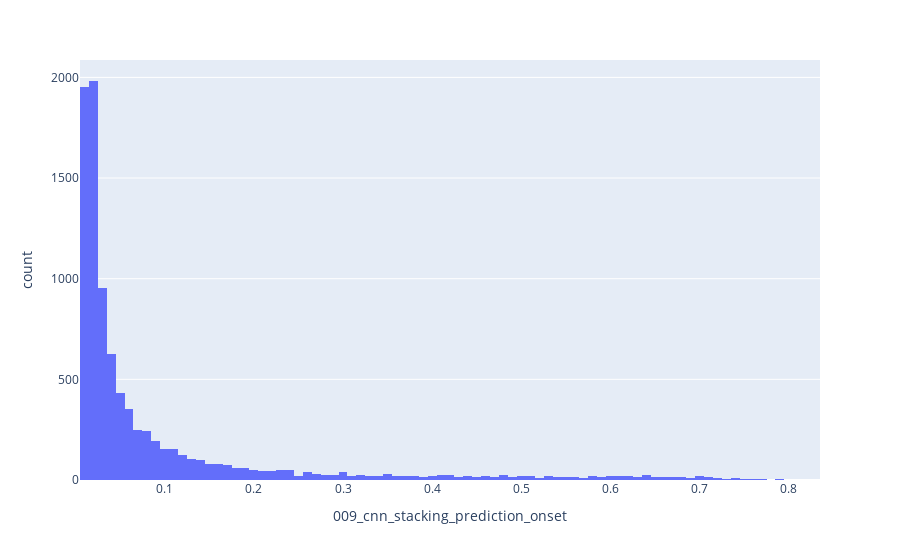
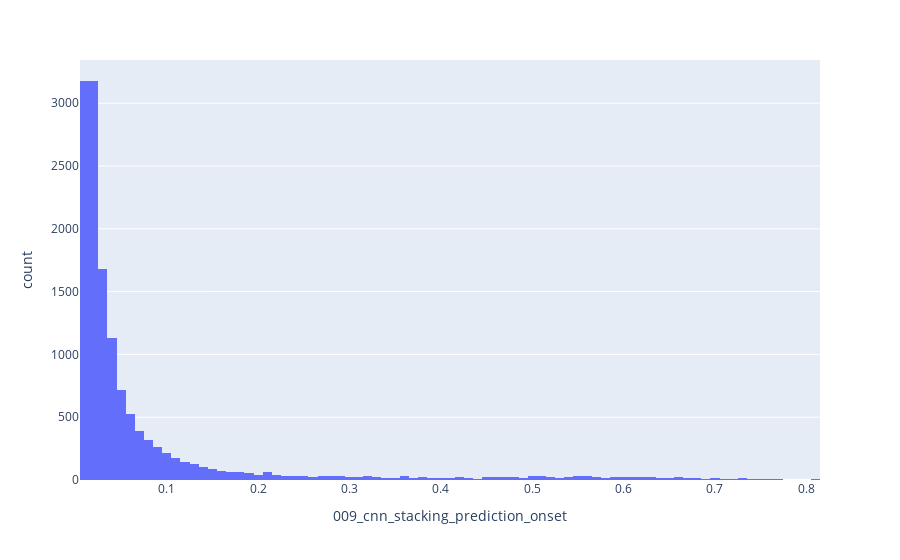
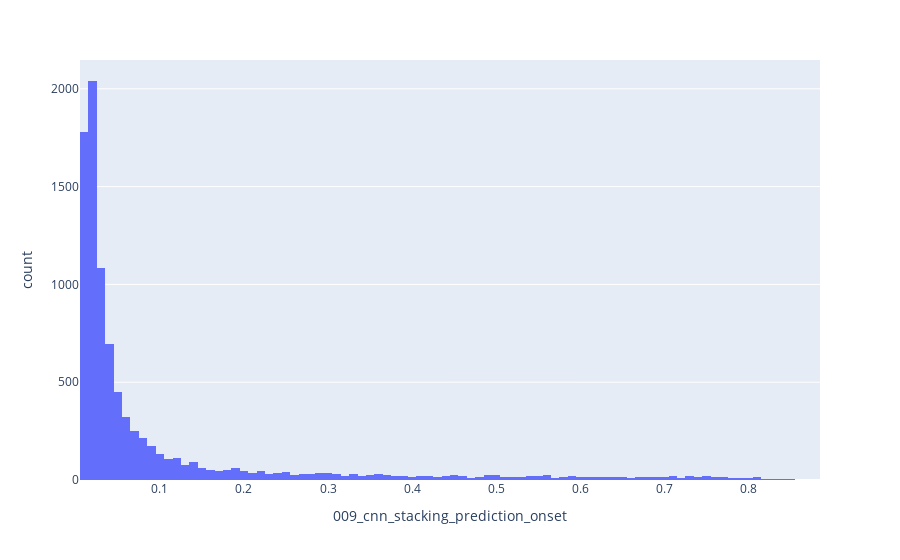
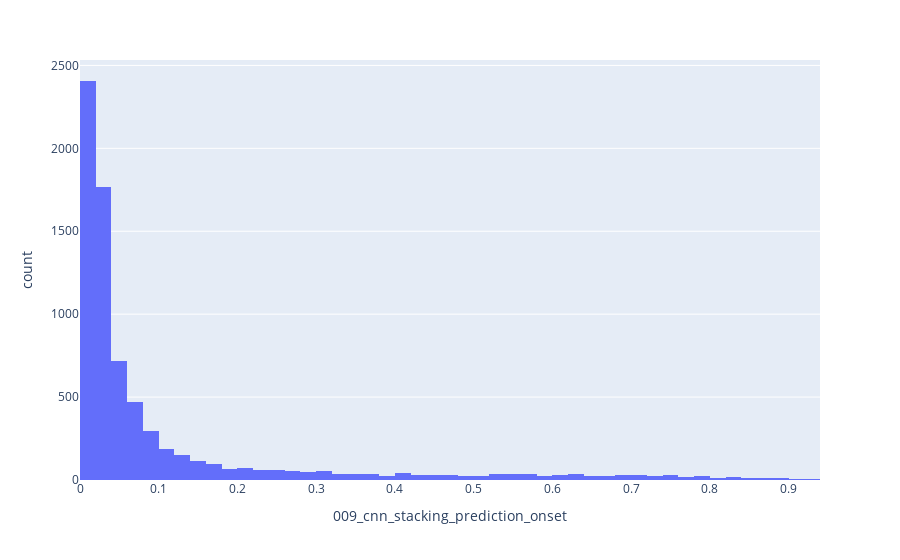

Source (notebook cell) for these figures, in order:
### Code cell
for fold in range(5):
    event = 'onset'
    name = "009_cnn"

    fold_df = pred_df.filter(pl.col('fold')==fold).filter(pl.col(f"{name}_stacking_prediction_{event}")>0.01)
    
    print(fold, len(fold_df))

    fold_df = fold_df.with_columns(
        pl.col(f"{name}_stacking_prediction_{event}")
    )

    fig = px.histogram(fold_df.to_pandas(), x=f"{name}_stacking_prediction_{event}")
    fig.show()

### Figure 1 — Plotly figure (JSON) as saved in the notebook; plotly's stock layout.template omitted (floating-point values rounded to 4 significant figures; data arrays with more than 128 entries replaced by an {"elided": "..."} marker saying what was removed)
{"data": [{"alignmentgroup": "True", "bingroup": "x", "hovertemplate": "009_cnn_stacking_prediction_onset=%{x}<br>count=%{y}<extra></extra>", "legendgroup": "", "marker": {"color": "#636efa", "pattern": {"shape": ""}}, "name": "", "offsetgroup": "", "orientation": "v", "showlegend": false, "type": "histogram", "x": {"elided": "9225 float values"}, "xaxis": "x", "yaxis": "y"}], "layout": {"autosize": true, "barmode": "relative", "legend": {"tracegroupgap": 0}, "margin": {"t": 60}, "xaxis": {"anchor": "y", "autorange": true, "domain": [0, 1], "range": [0.005, 0.835], "title": {"text": "009_cnn_stacking_prediction_onset"}, "type": "linear"}, "yaxis": {"anchor": "x", "autorange": true, "domain": [0, 1], "range": [0, 2086.0], "title": {"text": "count"}}}}

### Figure 2 — Plotly figure (JSON) as saved in the notebook; plotly's stock layout.template omitted (floating-point values rounded to 4 significant figures; data arrays with more than 128 entries replaced by an {"elided": "..."} marker saying what was removed)
{"data": [{"alignmentgroup": "True", "bingroup": "x", "hovertemplate": "009_cnn_stacking_prediction_onset=%{x}<br>count=%{y}<extra></extra>", "legendgroup": "", "marker": {"color": "#636efa", "pattern": {"shape": ""}}, "name": "", "offsetgroup": "", "orientation": "v", "showlegend": false, "type": "histogram", "x": {"elided": "13751 float values"}, "xaxis": "x", "yaxis": "y"}], "layout": {"autosize": true, "barmode": "relative", "legend": {"tracegroupgap": 0}, "margin": {"t": 60}, "xaxis": {"anchor": "y", "autorange": true, "domain": [0, 1], "range": [0.005, 0.815], "title": {"text": "009_cnn_stacking_prediction_onset"}, "type": "linear"}, "yaxis": {"anchor": "x", "autorange": true, "domain": [0, 1], "range": [0, 3344.0], "title": {"text": "count"}}}}

### Figure 3 — Plotly figure (JSON) as saved in the notebook; plotly's stock layout.template omitted (floating-point values rounded to 4 significant figures; data arrays with more than 128 entries replaced by an {"elided": "..."} marker saying what was removed)
{"data": [{"alignmentgroup": "True", "bingroup": "x", "hovertemplate": "009_cnn_stacking_prediction_onset=%{x}<br>count=%{y}<extra></extra>", "legendgroup": "", "marker": {"color": "#636efa", "pattern": {"shape": ""}}, "name": "", "offsetgroup": "", "orientation": "v", "showlegend": false, "type": "histogram", "x": {"elided": "9116 float values"}, "xaxis": "x", "yaxis": "y"}], "layout": {"autosize": true, "barmode": "relative", "legend": {"tracegroupgap": 0}, "margin": {"t": 60}, "xaxis": {"anchor": "y", "autorange": true, "domain": [0, 1], "range": [0.005, 0.885], "title": {"text": "009_cnn_stacking_prediction_onset"}, "type": "linear"}, "yaxis": {"anchor": "x", "autorange": true, "domain": [0, 1], "range": [0, 2147.0], "title": {"text": "count"}}}}

### Figure 4 — Plotly figure (JSON) as saved in the notebook; plotly's stock layout.template omitted (floating-point values rounded to 4 significant figures; data arrays with more than 128 entries replaced by an {"elided": "..."} marker saying what was removed)
{"data": [{"alignmentgroup": "True", "bingroup": "x", "hovertemplate": "009_cnn_stacking_prediction_onset=%{x}<br>count=%{y}<extra></extra>", "legendgroup": "", "marker": {"color": "#636efa", "pattern": {"shape": ""}}, "name": "", "offsetgroup": "", "orientation": "v", "showlegend": false, "type": "histogram", "x": {"elided": "7432 float values"}, "xaxis": "x", "yaxis": "y"}], "layout": {"autosize": true, "barmode": "relative", "legend": {"tracegroupgap": 0}, "margin": {"t": 60}, "xaxis": {"anchor": "y", "autorange": true, "domain": [0, 1], "range": [4.684e-17, 0.94], "title": {"text": "009_cnn_stacking_prediction_onset"}, "type": "linear"}, "yaxis": {"anchor": "x", "autorange": true, "domain": [0, 1], "range": [0, 2533.0], "title": {"text": "count"}}}}
